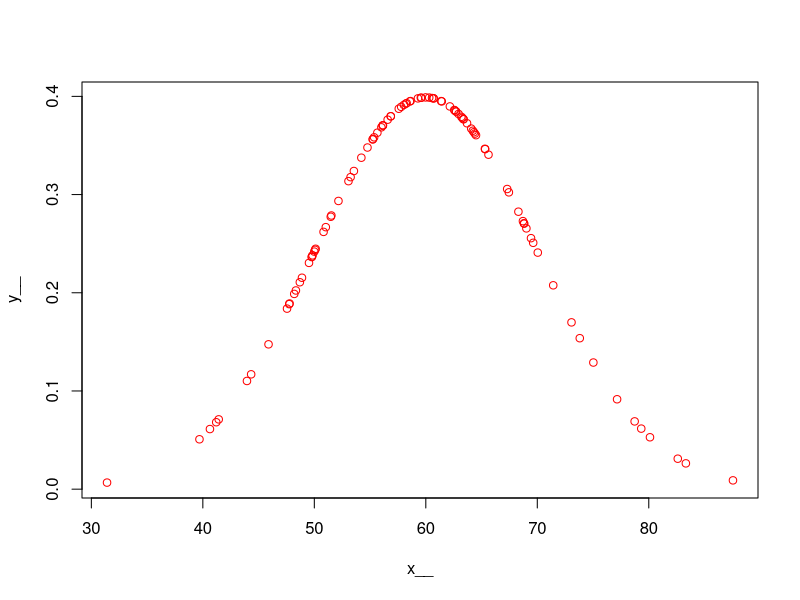
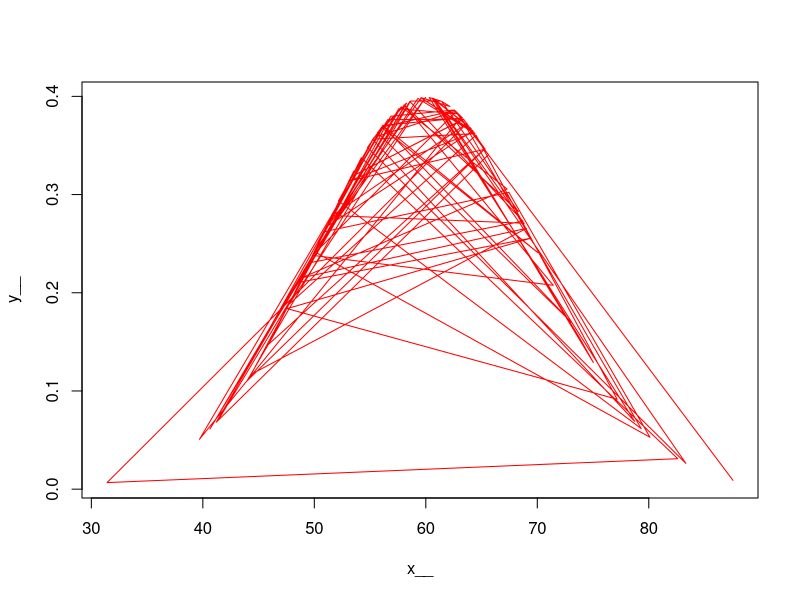
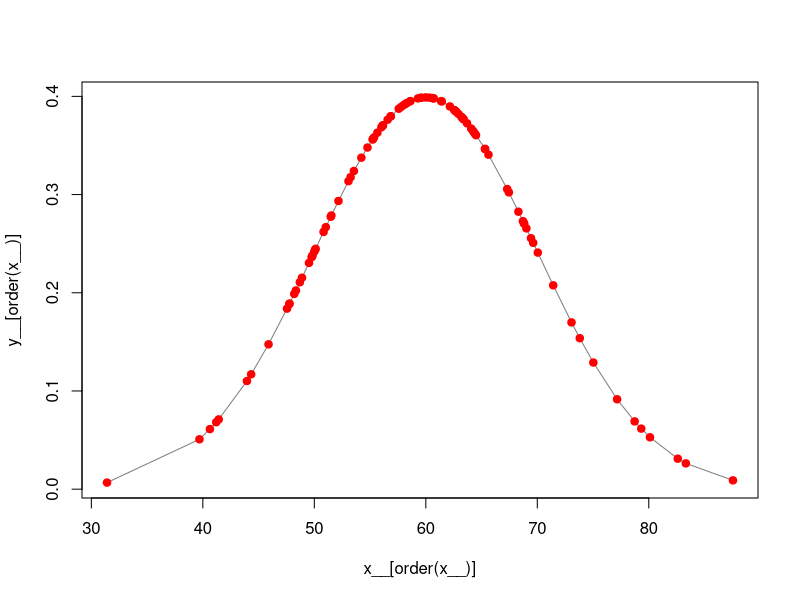
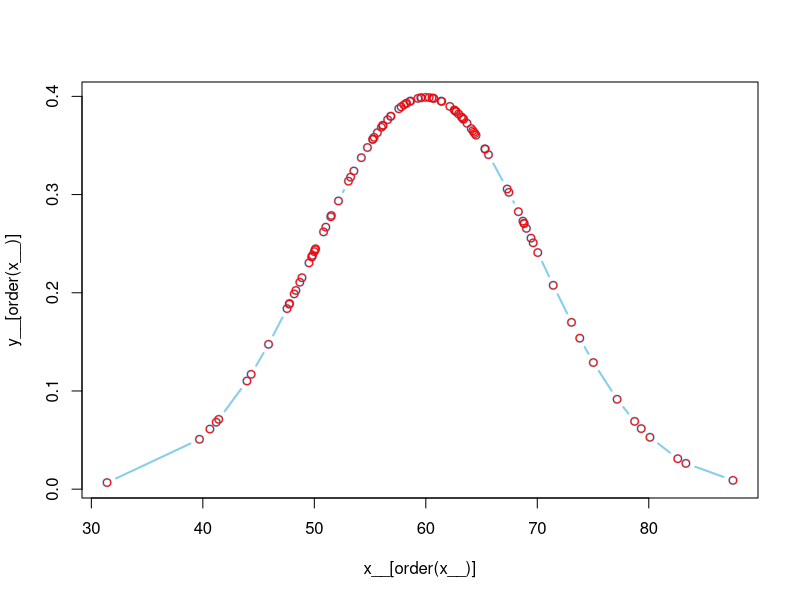
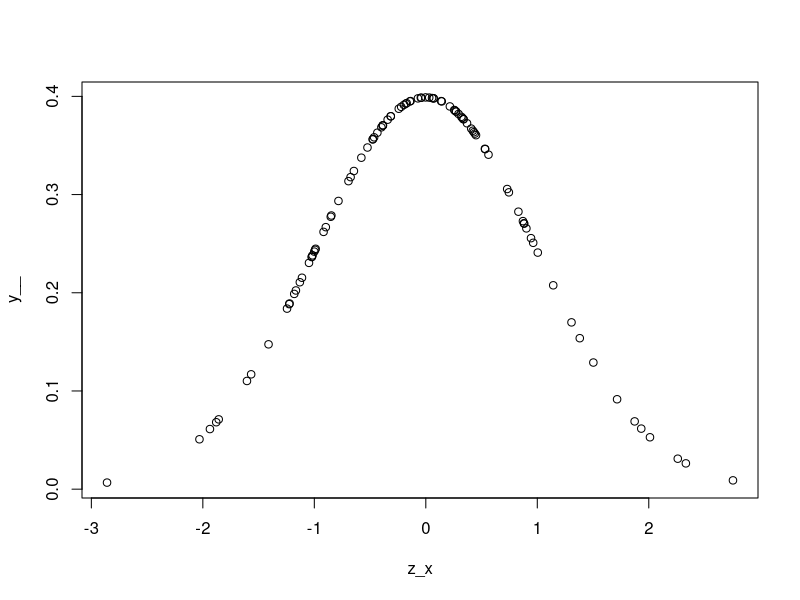

These charts were generated, in order, by the following R code:
# Name: Sristi Bafna
# Student ID: 1020201437
# Program: UG 23
# Date: 6-12-2022

rm(list=ls())

sd_ = 1
mean_ = 0
x_mean = 60
x_sd = 10

y_ = function(xi, mean_, sd_){
  e = 2.718
  yi = (1/(sqrt(2*pi)))*e^-((xi-mean_)^2/(2*sd_^2))
  return(yi)
}


set.seed(1098) 
x__ = rnorm(n = 100, mean = x_mean, sd = x_sd)
y__ = sapply(X = x__, FUN = y_, mean_ = x_mean, sd_ = x_sd)

head(x__)
head(y__)

#-----------

# plot with point type 
plot(x=x__, y = y__, type = 'p', col = 'red')

# plot with line type
plot(x=x__, y = y__, type = 'l', col = 'red')

# plot with line type with order
plot(x= x__[order(x__)], y= y__[order(x__)], type = 'l', col = 'grey50')

points( x = x__, y = y__ , col = 'red', pch = 19) #PCH = point character

plot(x= x__[order(x__)], y= y__[order(x__)], type = 'b', col = 'skyblue', lwd = 2)
points( x = x__, y = y__ , col = 'red')


# z score
z_x = (x__ - x_mean)/x_sd
plot(x = z_x, y = y__)

#Exercise 07a

# What proportion of the population of bone lengths is larger than 66 mm?
xi = 66
x_mean = 60 
x_sd = 10 
x_z = (xi - x_mean)/x_sd
prop_gr_xi_66 = pnorm(x_z, lower.tail = FALSE)
x_z
prop_gr_xi_66

#percentage
round(prop_gr_xi_66*100,2)

#Exercise 07a.1

#What proportion of the population of bone lengths is larger than 77.5 mm?
xi = 77.5
x_mean = 60 
x_sd = 10 
x_z = (xi - x_mean)/x_sd
prop_gr_xi_77.5 = pnorm(x_z, lower.tail = FALSE)
x_z
prop_gr_xi_77.5

#percentage
round(prop_gr_xi_77.5*100,2)

#What population is below 66 mm?
xi = 66
x_mean = 60 
x_sd = 10 
x_z = (xi - x_mean)/x_sd
prop_gr_xi_66 = pnorm(x_z, lower.tail = TRUE)
x_z
prop_gr_xi_66

#percentage
round(prop_gr_xi_66*100,2)

#Exercise 07a.2

#If there are 2000 bone lengths in this population 
#How many of them are greater 66 
n_bl = 2000
round(prop_gr_xi_66*n_bl,0)

#Exercise 07a.3

xi = 77.5
x_mean = 60 
x_sd = 10 
x_z = (xi - x_mean)/x_sd
prop_gr_xi_77.5 = pnorm(x_z, lower.tail = FALSE)
x_z
prop_gr_xi_77.5

#percentage
round(prop_gr_xi_77.5*100,2)


# Example 07b

x_ab = c(2.0,1.1,4.4,-3.1,-1.3,3.9,
         3.2,-1.6,3.5,1.2,2.5,2.3,
         1.9,1.8,2.9,-0.3,-2.4)
x_ab_mean = mean(x_ab)
x_ab_sd = sd(x_ab)
x_ab_var = var(x_ab)
x_std_err = sqrt(x_ab_var/length(x_ab))

x_z = (x_ab_mean - 0)/x_std_err
p_z = pnorm(x_z,lower.tail = FALSE)
p_z + p_z


t.test(x = x_ab)
#performs the test 


# two sample test
xy_test = t.test(x = 1:10, y = c(7:20))
xy_test$p.value

xy_not_norm = t.test(x = 1:10, y = c(7:20,200)) #adding 200 to the vector
xy_not_norm$p.value

xy_np = wilcox.test(x=1:10,y = c(7:20,200))
xy_np$p.value



npk_aov = aov(yield ~ block, npk)

